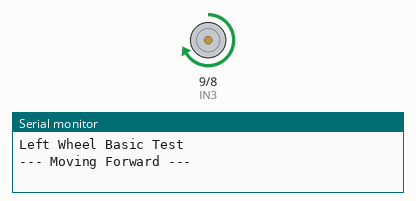
Simulated run of this sketch. Board: Arduino Uno, built with avr-gcc and run on an emulated ATmega328P. Parts: motor-driver pin pairs drawn as motors (green arrow = first pin HIGH = forward, orange = second pin HIGH = backward, longer = more drive, scaled by the enable pin), the last lines printed to the serial monitor.

Above: at 3.0 s.
At 4.5 s:
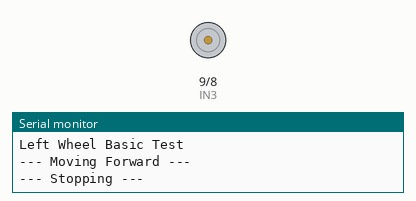
At 6.0 s:
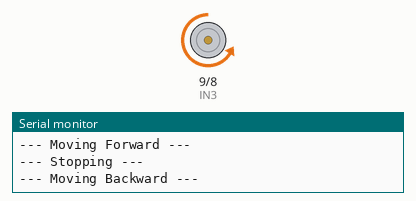
Timing chart, 0 to 9.8 s (numbered marks = the images above):
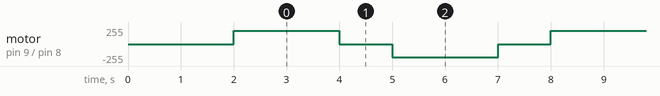

Measured:
- by itself, motor on pin 9 (IN3) / pin 8 (IN4): repeats every 6.0 s: stopped 1.0 s, backward 200/255 2.0 s, stopped 1.0 s, forward 200/255 2.0 s

The sketch:

LeftWheelBasic.ino
```cpp
# define ENB 10  // Left motor speed
# define IN3 9   // Left motor direction
# define IN4 8   // Left motor direction

const int MOTOR_SPEED = 200;

void setup() {
  pinMode(ENB, OUTPUT);
  pinMode(IN3, OUTPUT);
  pinMode(IN4, OUTPUT);

  Serial.begin(9600);
  delay(2000);
  Serial.println("Left Wheel Basic Test");
}

void loop() {
  Serial.println("\n--- Moving Forward ---");
  // Left motor forward
  analogWrite(ENB, MOTOR_SPEED);
  digitalWrite(IN3, HIGH);
  digitalWrite(IN4, LOW);

  delay(2000);

  Serial.println("--- Stopping ---");
  digitalWrite(IN3, LOW);
  digitalWrite(IN4, LOW);
  analogWrite(ENB, 0);

  delay(1000);

  Serial.println("--- Moving Backward ---");
  // Left motor backward
  analogWrite(ENB, MOTOR_SPEED);
  digitalWrite(IN3, LOW);
  digitalWrite(IN4, HIGH);

  delay(2000);

  Serial.println("--- Stopping ---");
  digitalWrite(IN3, LOW);
  digitalWrite(IN4, LOW);
  analogWrite(ENB, 0);

  delay(1000);
}
```
